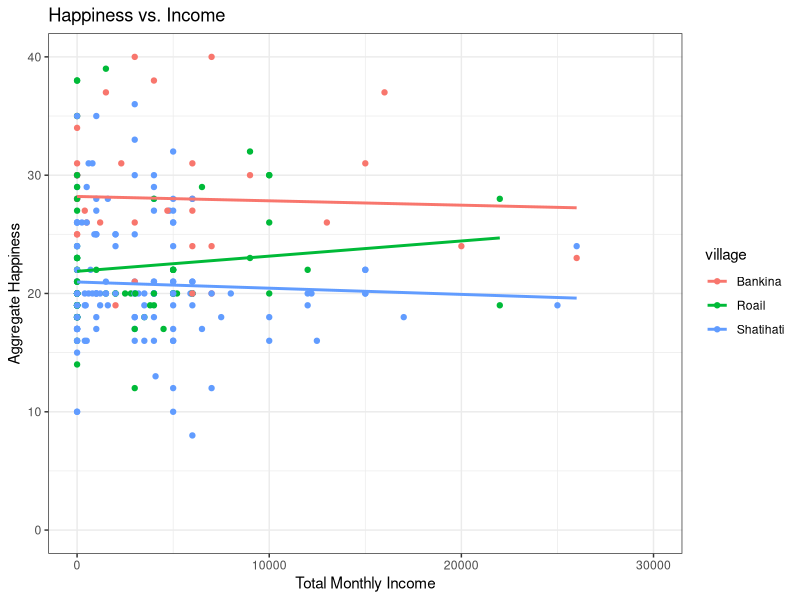
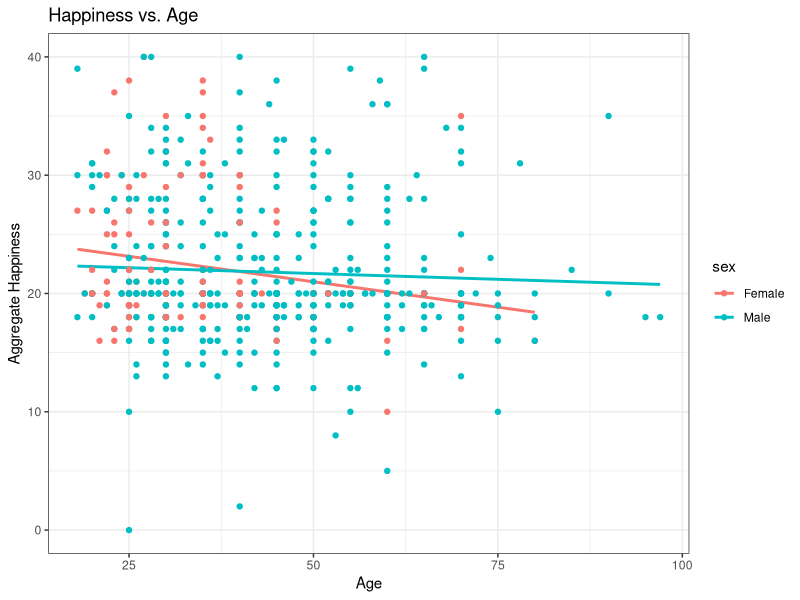
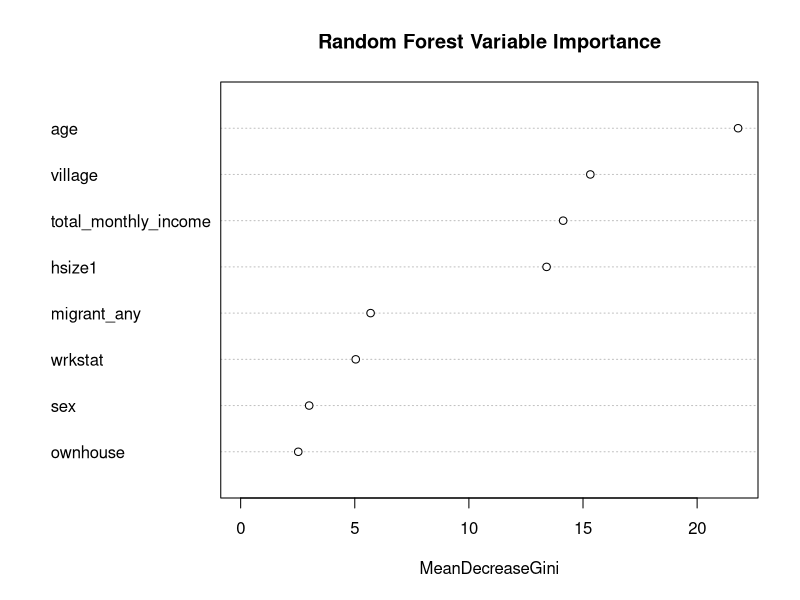
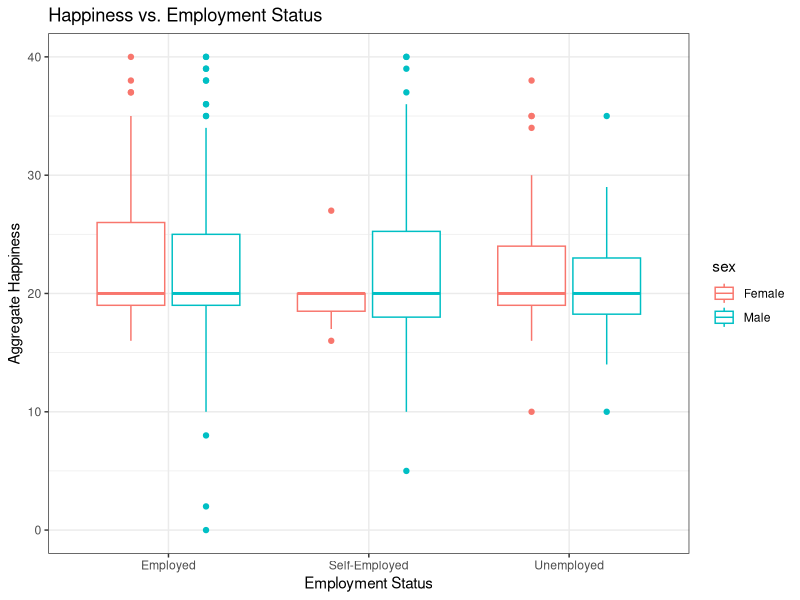
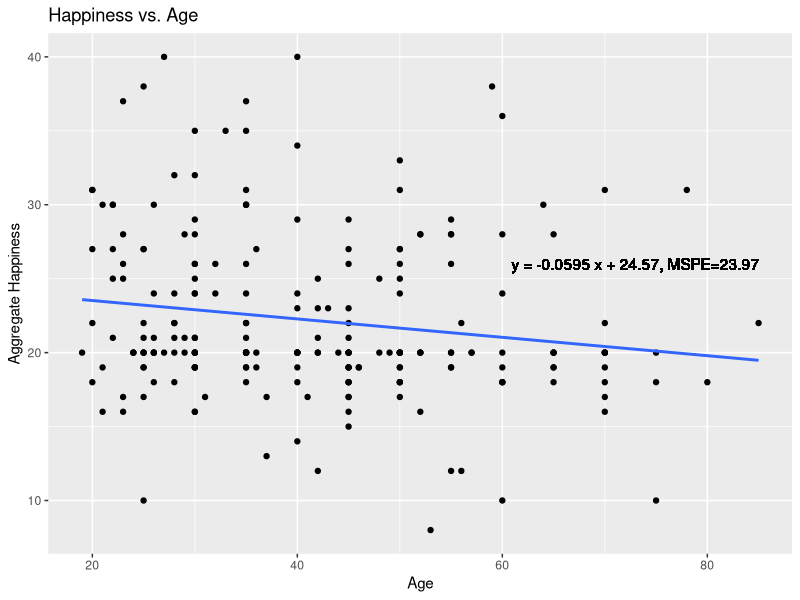

Write R code to recreate these figures, in order.
## ---- chunk 1

library(caret)
library(readr)
library(tidyverse)
library(randomForest)

Household <- read_csv("Household.csv")

data <- Household


for (i in 1:nrow(data)){
  if (data$mo_wageinc1[i] == ".n"){
    data$mo_wageinc1[i] <- 0
  }
  
  if (data$mo_nonwageinc1[i] == ".n"){
    data$mo_nonwageinc1[i] <- 0
  }
  
  if (data$mo_wageinc2[i] == ".n"){
    data$mo_wageinc2[i] <- 0
  }
  
  if (data$mo_nonwageinc2[i] == ".n"){
    data$mo_nonwageinc2[i] <- 0
  }
}

data_1 <- data %>%
  select(newid, hsize1, village, migrant_any, wrkstat, age, sex, marital, happy, happy_future, ownhouse, mo_wageinc1, mo_nonwageinc1, mo_wageinc2, mo_nonwageinc2, happy_past, satcur_job, satcur_achieve, satcur_livstandard, satcur_health, satcur_safe, satcur_comm, satcur_finsec, satcur_leistime, satcur_socenv, satcur_fam) %>%
  mutate(hsize1 = as.numeric(hsize1)) %>%
  mutate(age = as.numeric(age)) %>%
  mutate(mo_wageinc1 = as.numeric(mo_wageinc1)) %>%
  mutate(mo_nonwageinc1 = as.numeric(mo_nonwageinc1)) %>%
  mutate(mo_wageinc2 = as.numeric(mo_wageinc2)) %>%
  mutate(mo_nonwageinc2 = as.numeric(mo_nonwageinc2)) %>%
  filter(happy != ".m") %>%
  filter(happy_past != ".m") %>%
  filter(happy_future != ".m") %>%
  filter(satcur_job != ".n") %>%
  filter(satcur_job != ".m" & satcur_achieve != ".m" & satcur_livstandard != ".m" & satcur_health != ".m" & satcur_safe != ".m" & satcur_comm != ".m" & satcur_finsec != ".m" & satcur_leistime != ".m" & satcur_socenv != ".m" & satcur_fam  != ".m") %>%
  mutate(across(c("happy", "satcur_job", "satcur_achieve", "satcur_livstandard", "satcur_health", "satcur_safe", "satcur_comm", "satcur_finsec", "satcur_leistime", "satcur_socenv", "satcur_fam"), as.factor)) %>%
  mutate(across(c("happy", "satcur_job", "satcur_achieve", "satcur_livstandard", "satcur_health", "satcur_safe", "satcur_comm", "satcur_finsec", "satcur_leistime", "satcur_socenv", "satcur_fam"), ~ fct_relevel(., c("Not at all satisfied", "Somewhat unsatisfied", "Satisfied", "Quite satisfied", "Completely satisfied")))) %>%
  mutate(happy_past = as.factor(happy_past)) %>%
  mutate(happy_past = fct_relevel(happy_past, c("Worse", "Same", "Better"))) %>%
  mutate(happy_future = as.factor(happy_future)) %>%
  mutate(happy_future = fct_relevel(happy_future, c("Worse", "Same", "Better"))) %>%
  mutate(happy_agg = as.numeric(satcur_job) + as.numeric(satcur_achieve) + as.numeric(satcur_livstandard) + as.numeric(satcur_health) + as.numeric(satcur_safe) + as.numeric(satcur_comm) + as.numeric(satcur_finsec) + as.numeric(satcur_leistime) + as.numeric(satcur_socenv) + as.numeric(satcur_fam) - 10) %>%
  mutate(class_2 = as.factor(happy_agg > 20))

## ---- chunk 2
#graph 1: Happiness and income scatter plot divided by sex and faceted by village

data_1 %>%
  select(mo_wageinc1, mo_nonwageinc1, mo_wageinc2, mo_nonwageinc2, village, sex, happy_agg) %>%
  na.omit() %>%
  mutate(total_monthly_income = mo_wageinc1 + mo_nonwageinc1 + mo_wageinc2 + mo_nonwageinc2) %>%
  ggplot(aes(x = total_monthly_income, y = happy_agg, color = village)) +
  geom_point() +
  scale_x_continuous(limits = c(0, 30000)) +
  scale_y_continuous(limits = c(0, 40)) +
  geom_smooth(method = 'lm', se = F) +
  labs(title = "Happiness vs. Income", x = "Total Monthly Income", y = "Aggregate Happiness") +
  theme_bw()


#graph 2: Happiness and age scatter plot divided by sex and faceted by village

data_1 %>%
  select(age, village, sex, happy_agg) %>%
  na.omit() %>%
  ggplot(aes(x = age, y = happy_agg, color = sex)) +
  geom_smooth(method = lm, se = FALSE) +
  geom_point() +
  theme_bw() +
  labs(title = "Happiness vs. Age", x = "Age", y = "Aggregate Happiness")


# graph 3: Random Forest var importance

rf_data <- data_1 %>%
  mutate(total_monthly_income = mo_wageinc1 + mo_nonwageinc1 + mo_wageinc2 + mo_nonwageinc2) %>%
  select(hsize1, village, migrant_any, wrkstat, age, sex, ownhouse, class_2, total_monthly_income) %>%
  na.omit() 

set.seed(346587)
split_vec <- sample(x = nrow(rf_data), size = round(.8*nrow(rf_data)), replace = FALSE)

rf_data_train <- rf_data %>%
  slice(split_vec)

rf_data_test <- rf_data %>%
  anti_join(rf_data_train)
  
rf_x_data_train <- rf_data_train %>%
  select(hsize1, village, migrant_any, wrkstat, age, sex, ownhouse, total_monthly_income)

rf_y_data_train <- rf_data_train$class_2
  
rf_x_data_test <- rf_data_test %>%
  select(hsize1, village, migrant_any, wrkstat, age, sex, ownhouse, total_monthly_income)
  
rf_y_data_test <- rf_data_test$class_2

rf1 <- randomForest(x = rf_x_data_train, y = rf_y_data_train, xtest = rf_x_data_test, ytest = rf_y_data_test, keep.forest=TRUE) 

varImpPlot(rf1, main = "Random Forest Variable Importance")


#graph 4: work status effect on happiness by gender

data_1 %>%
  select(wrkstat, happy_agg, sex) %>%
  filter(wrkstat!=".m") %>%
  na.omit() %>%
  ggplot(aes(x = wrkstat, y= happy_agg, color=sex))+
  geom_boxplot() +
  theme_bw() +
  labs(title = "Happiness vs. Employment Status", x = "Employment Status", y = "Aggregate Happiness")

## ---- chunk 3

# random forest model

rf_data <- data_1 %>%
  mutate(total_monthly_income = mo_wageinc1 + mo_nonwageinc1 + mo_wageinc2 + mo_nonwageinc2) %>%
  select(hsize1, village, migrant_any, wrkstat, age, sex, ownhouse, happy_agg, total_monthly_income) %>%
  filter(wrkstat != ".m") %>%
  filter(ownhouse != ".m") %>%
  na.omit()

set.seed(346587)
split_vec <- sample(x = nrow(rf_data), size = round(.8*nrow(rf_data)), replace = FALSE)

rf_data_train <- slice(rf_data, split_vec)
rf_data_test <- anti_join(rf_data, rf_data_train)

rf_x_data_train <- select(rf_data_train, !happy_agg)
rf_y_data_train <- pull(rf_data_train, happy_agg)
rf_x_data_test <- select(rf_data_test, !happy_agg)
rf_y_data_test <- pull(rf_data_test, happy_agg)

rf <- randomForest(x = rf_x_data_train, y = rf_y_data_train, xtest = rf_x_data_test, ytest = rf_y_data_test, keep.forest=TRUE) 

rf

# linear regression model

lm1 <- lm(happy_agg ~ age, data=rf_data_train)
lm1
p2 <- predict(lm1, rf_data_test)
mean((rf_data_test$happy_agg - p2)^2) # mean squared prediction error

ggplot(rf_data_train, aes(x = age, y = happy_agg)) +
  geom_point() +
  geom_smooth(method = lm, se = F) +
  geom_text(x = 73, y = 26, label="y = -0.0595 x + 24.57, MSPE=23.97") +
  labs(title = "Happiness vs. Age", x = "Age", y = "Aggregate Happiness")

# multiple regression model

rf_data_train2 <- rf_data_train %>% mutate_if(is_character, as.factor)

lm2 <- lm(happy_agg ~ age + hsize1 + village + migrant_any + wrkstat + sex + ownhouse +  total_monthly_income, data=rf_data_train2)
lm2
p2 <- predict(lm2, rf_data_test)
mean((rf_data_test$happy_agg - p2)^2) # mean squared prediction error

